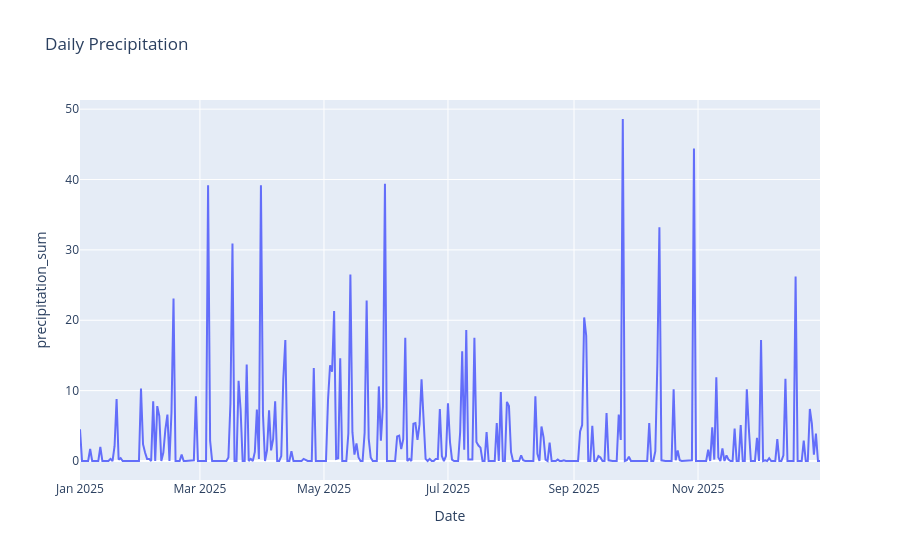

Write notebook code for a chart like this one.
### Markdown cell above
### Precipitation

### Code cell
fig = px.line(
   weather_daily,
    x="date",
    y="precipitation_sum",
   
    title="Daily Precipitation ",
    markers=False
)

fig.update_layout(
    xaxis_title="Date",
    yaxis_title="precipitation_sum",
    hovermode="x unified"
)

fig.show()

### Figure 1 — Plotly figure (JSON) as saved in the notebook; plotly's stock layout.template omitted (floating-point values rounded to 4 significant figures; data arrays with more than 128 entries replaced by an {"elided": "..."} marker saying what was removed)
{"data": [{"hovertemplate": "date=%{x}<br>precipitation_sum=%{y}<extra></extra>", "legendgroup": "", "line": {"color": "#636efa", "dash": "solid"}, "marker": {"symbol": "circle"}, "mode": "lines", "name": "", "orientation": "v", "showlegend": false, "type": "scatter", "x": {"elided": "365 str values"}, "xaxis": "x", "y": {"elided": "365 float values"}, "yaxis": "y"}], "layout": {"hovermode": "x unified", "legend": {"tracegroupgap": 0}, "title": {"text": "Daily Precipitation "}, "xaxis": {"anchor": "y", "domain": [0, 1], "title": {"text": "Date"}}, "yaxis": {"anchor": "x", "domain": [0, 1], "title": {"text": "precipitation_sum"}}}}
